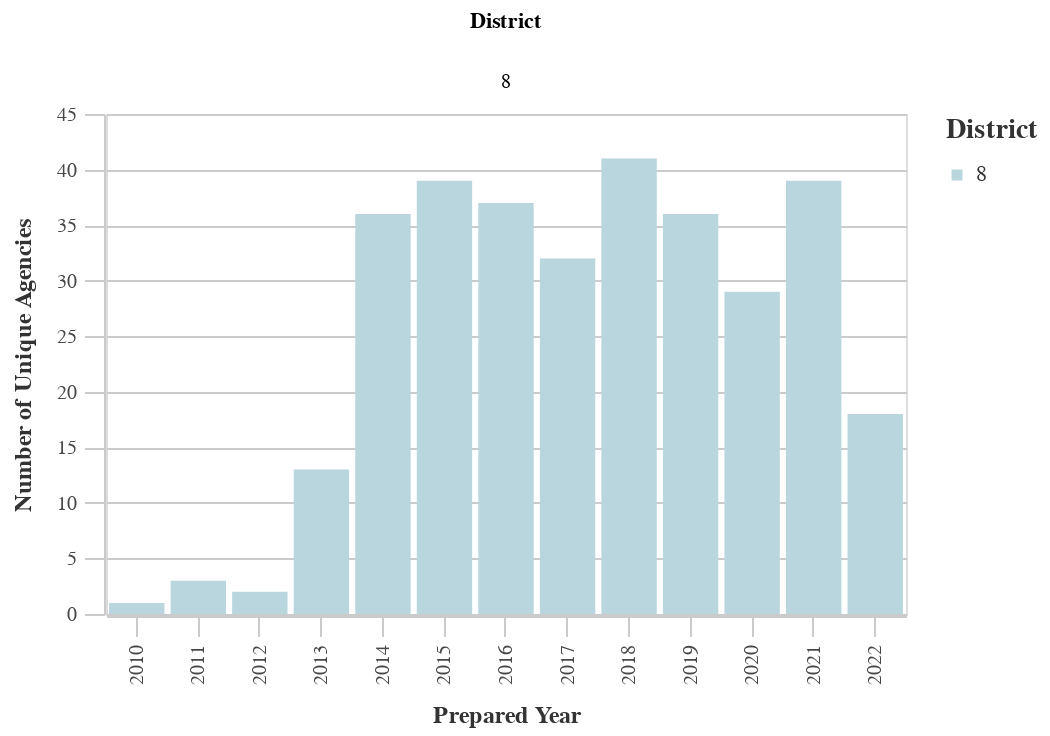

The notebook cell saved with this chart:
### Code cell
#Unique Prefixes by Dist
dist_years_prefix = ((
        df
        >> group_by(_.prepared_y, _.dist)
        >> summarize(n=_.prefix.nunique())
        >> arrange(-_.prepared_y)
    ).rename(columns={'dist':'District', 'n':'Count'}))

chart11 = (alt.Chart(dist_years_prefix).mark_bar().encode(
        column='District:N',
        x=alt.X('prepared_y:O', title='Prepared Year'),
        y=alt.Y('Count:Q', title='Number of Unique Agencies'),
        color = alt.Color("District:N", 
                              scale=alt.Scale(
                                  range=altair_utils.CALITP_SEQUENTIAL_COLORS),  
                               legend=alt.Legend(title="District")
                              )
                              ))
chart11 = styleguide.preset_chart_config(chart11)
chart11 = _dla_utils_reports.add_tooltip(chart11, 'prepared_y','Count')
    
display(HTML("<h4><strong>Number of Unique Prefix Codes by District</strong></h4>"))
display(chart11)

### Figure 1 — Vega-Lite specification as saved in the notebook (floating-point values rounded to 4 significant figures)
{"config": {"view": {"continuousWidth": 400, "continuousHeight": 300}, "axis": {"domainColor": "#cbcbcb", "grid": true, "gridColor": "#cbcbcb", "gridWidth": 1, "labelColor": "#474747", "labelFont": "Nunito Sans", "labelFontSize": 10, "labelPadding": 4, "tickColor": "#cbcbcb", "tickSize": 10, "titleColor": "#333", "titleFont": "Raleway", "titleFontSize": 12, "titlePadding": 10}, "axisBand": {"grid": false}, "background": "white", "font": "Raleway", "header": {"labelFont": "Nunito Sans", "titleFont": "Raleway"}, "legend": {"labelColor": "#333", "labelFont": "Nunito Sans", "labelFontSize": 11, "labelLimit": 0, "padding": 1, "symbolSize": 30, "symbolType": "square", "titleColor": "#333", "titleFont": "Raleway", "titleFontSize": 14, "titlePadding": 10}, "title": {"anchor": "middle", "font": "Raleway", "fontSize": 18, "fontWeight": 300, "offset": 20}}, "data": {"name": "data-935eea93fe819b962a795c16a8724a38"}, "mark": "bar", "encoding": {"color": {"field": "District", "legend": {"title": "District"}, "scale": {"range": ["#B9D6DF", "#8CBCCB", "#2EA8CE", "#136C97", "#0B405B"]}, "type": "nominal"}, "column": {"field": "District", "type": "nominal"}, "tooltip": [{"field": "prepared_y", "type": "quantitative"}, {"field": "Count", "type": "quantitative"}], "x": {"field": "prepared_y", "title": "Prepared Year", "type": "ordinal"}, "y": {"field": "Count", "title": "Number of Unique Agencies", "type": "quantitative"}}, "height": 250, "width": 400, "$schema": "https://vega.github.io/schema/vega-lite/v4.17.0.json", "datasets": {"data-935eea93fe819b962a795c16a8724a38": [{"prepared_y": 2022.0, "District": 8, "Count": 18}, {"prepared_y": 2021.0, "District": 8, "Count": 39}, {"prepared_y": 2020.0, "District": 8, "Count": 29}, {"prepared_y": 2019.0, "District": 8, "Count": 36}, {"prepared_y": 2018.0, "District": 8, "Count": 41}, {"prepared_y": 2017.0, "District": 8, "Count": 32}, {"prepared_y": 2016.0, "District": 8, "Count": 37}, {"prepared_y": 2015.0, "District": 8, "Count": 39}, {"prepared_y": 2014.0, "District": 8, "Count": 36}, {"prepared_y": 2013.0, "District": 8, "Count": 13}, {"prepared_y": 2012.0, "District": 8, "Count": 2}, {"prepared_y": 2011.0, "District": 8, "Count": 3}, {"prepared_y": 2010.0, "District": 8, "Count": 1}]}}
